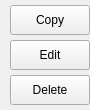
<?xml version="1.0" encoding="UTF-8"?>
<ui version="4.0">
 <class>TooltipMenu</class>
 <widget class="QWidget" name="TooltipMenu">
  <property name="geometry">
   <rect>
    <x>0</x>
    <y>0</y>
    <width>90</width>
    <height>110</height>
   </rect>
  </property>
  <property name="minimumSize">
   <size>
    <width>90</width>
    <height>110</height>
   </size>
  </property>
  <property name="maximumSize">
   <size>
    <width>16777215</width>
    <height>110</height>
   </size>
  </property>
  <property name="windowTitle">
   <string>Form</string>
  </property>
  <layout class="QVBoxLayout" name="verticalLayout_2">
   <property name="spacing">
    <number>0</number>
   </property>
   <property name="leftMargin">
    <number>0</number>
   </property>
   <property name="topMargin">
    <number>0</number>
   </property>
   <property name="rightMargin">
    <number>0</number>
   </property>
   <property name="bottomMargin">
    <number>0</number>
   </property>
   <item>
    <widget class="QWidget" name="container" native="true">
     <layout class="QVBoxLayout" name="verticalLayout_3">
      <property name="spacing">
       <number>0</number>
      </property>
      <property name="leftMargin">
       <number>10</number>
      </property>
      <property name="topMargin">
       <number>0</number>
      </property>
      <property name="rightMargin">
       <number>0</number>
      </property>
      <property name="bottomMargin">
       <number>0</number>
      </property>
      <item alignment="Qt::AlignLeft">
       <widget class="QPushButton" name="btnCopy">
        <property name="sizePolicy">
         <sizepolicy hsizetype="Maximum" vsizetype="Fixed">
          <horstretch>0</horstretch>
          <verstretch>0</verstretch>
         </sizepolicy>
        </property>
        <property name="minimumSize">
         <size>
          <width>0</width>
          <height>30</height>
         </size>
        </property>
        <property name="maximumSize">
         <size>
          <width>16777215</width>
          <height>30</height>
         </size>
        </property>
        <property name="focusPolicy">
         <enum>Qt::NoFocus</enum>
        </property>
        <property name="text">
         <string>Copy</string>
        </property>
       </widget>
      </item>
      <item alignment="Qt::AlignLeft">
       <widget class="QPushButton" name="btnEdit">
        <property name="sizePolicy">
         <sizepolicy hsizetype="Maximum" vsizetype="Fixed">
          <horstretch>0</horstretch>
          <verstretch>0</verstretch>
         </sizepolicy>
        </property>
        <property name="minimumSize">
         <size>
          <width>0</width>
          <height>30</height>
         </size>
        </property>
        <property name="maximumSize">
         <size>
          <width>16777215</width>
          <height>30</height>
         </size>
        </property>
        <property name="focusPolicy">
         <enum>Qt::NoFocus</enum>
        </property>
        <property name="text">
         <string>Edit</string>
        </property>
       </widget>
      </item>
      <item alignment="Qt::AlignLeft">
       <widget class="QPushButton" name="btnDelete">
        <property name="sizePolicy">
         <sizepolicy hsizetype="Maximum" vsizetype="Fixed">
          <horstretch>0</horstretch>
          <verstretch>0</verstretch>
         </sizepolicy>
        </property>
        <property name="minimumSize">
         <size>
          <width>0</width>
          <height>30</height>
         </size>
        </property>
        <property name="maximumSize">
         <size>
          <width>16777215</width>
          <height>30</height>
         </size>
        </property>
        <property name="focusPolicy">
         <enum>Qt::NoFocus</enum>
        </property>
        <property name="text">
         <string>Delete</string>
        </property>
       </widget>
      </item>
     </layout>
    </widget>
   </item>
  </layout>
 </widget>
 <resources/>
 <connections/>
</ui>
